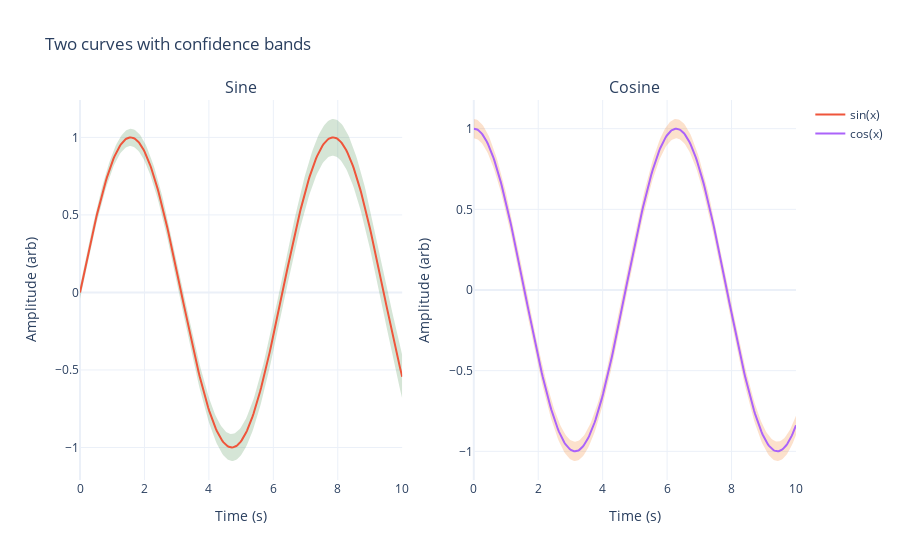

Notebook code for this chart:
### Code cell
fig_sub = make_subplots(rows=1, cols=2, subplot_titles=("Sine", "Cosine"))

y1 = np.sin(x)
y2 = np.cos(x)
ci_vec = 0.04 + 0.01 * x

fig_sub = plot_curve_with_ci(
    x=x,
    y=y1,
    ci=ci_vec,
    fig=fig_sub,
    add_trace_parameters={"row": 1, "col": 1},
    curve_name="sin(x)",
    ci_name="CI",
    ci_fillcolor="rgba(46, 125, 50, 0.20)",
    sort_by_x=True,
)
fig_sub = plot_curve_with_ci(
    x=x,
    y=y2,
    ci=0.06,
    fig=fig_sub,
    add_trace_parameters={"row": 1, "col": 2},
    curve_name="cos(x)",
    ci_name="CI",
    ci_fillcolor="rgba(239, 108, 0, 0.20)",
    sort_by_x=True,
)

fig_sub.update_layout(
    title="Two curves with confidence bands",
    xaxis_title="Time (s)",
    yaxis_title="Amplitude (arb)",
    xaxis2_title="Time (s)",
    yaxis2_title="Amplitude (arb)",
    template="plotly_white",
)
fig_sub

### Figure 1 — Plotly figure (JSON) as saved in the notebook; plotly's stock layout.template omitted (floating-point values rounded to 4 significant figures; data arrays with more than 128 entries replaced by an {"elided": "..."} marker saying what was removed)
{"data": [{"fill": "toself", "fillcolor": "rgba(46, 125, 50, 0.20)", "hoverinfo": "skip", "line": {"color": "rgba(0, 0, 0, 0)", "width": 0}, "mode": "lines", "name": "CI", "showlegend": false, "type": "scatter", "x": {"elided": "601 float values"}, "xaxis": "x", "y": {"elided": "601 float values"}, "yaxis": "y"}, {"mode": "lines", "name": "sin(x)", "showlegend": true, "type": "scatter", "x": {"elided": "300 float values"}, "xaxis": "x", "y": {"elided": "300 float values"}, "yaxis": "y"}, {"fill": "toself", "fillcolor": "rgba(239, 108, 0, 0.20)", "hoverinfo": "skip", "line": {"color": "rgba(0, 0, 0, 0)", "width": 0}, "mode": "lines", "name": "CI", "showlegend": false, "type": "scatter", "x": {"elided": "601 float values"}, "xaxis": "x2", "y": {"elided": "601 float values"}, "yaxis": "y2"}, {"mode": "lines", "name": "cos(x)", "showlegend": true, "type": "scatter", "x": {"elided": "300 float values"}, "xaxis": "x2", "y": {"elided": "300 float values"}, "yaxis": "y2"}], "layout": {"annotations": [{"font": {"size": 16}, "showarrow": false, "text": "Sine", "x": 0.225, "xanchor": "center", "xref": "paper", "y": 1, "yanchor": "bottom", "yref": "paper"}, {"font": {"size": 16}, "showarrow": false, "text": "Cosine", "x": 0.775, "xanchor": "center", "xref": "paper", "y": 1, "yanchor": "bottom", "yref": "paper"}], "title": {"text": "Two curves with confidence bands"}, "xaxis": {"anchor": "y", "domain": [0, 0.45], "title": {"text": "Time (s)"}}, "xaxis2": {"anchor": "y2", "domain": [0.55, 1], "title": {"text": "Time (s)"}}, "yaxis": {"anchor": "x", "domain": [0, 1], "title": {"text": "Amplitude (arb)"}}, "yaxis2": {"anchor": "x2", "domain": [0, 1], "title": {"text": "Amplitude (arb)"}}}}
